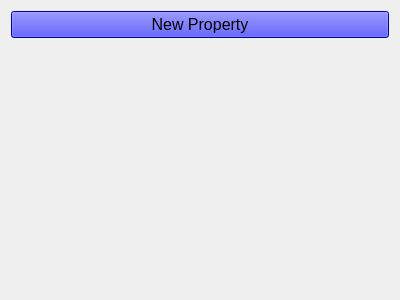
<?xml version="1.0" encoding="UTF-8"?>
<ui version="4.0">
 <class>W_Property_Manager</class>
 <widget class="QWidget" name="W_Property_Manager">
  <property name="geometry">
   <rect>
    <x>0</x>
    <y>0</y>
    <width>400</width>
    <height>300</height>
   </rect>
  </property>
  <property name="windowTitle">
   <string>Form</string>
  </property>
  <layout class="QVBoxLayout" name="verticalLayout">
   <item>
    <widget class="QPushButton" name="b_new">
     <property name="font">
      <font>
       <pointsize>12</pointsize>
      </font>
     </property>
     <property name="styleSheet">
      <string notr="true">background-color: blue;</string>
     </property>
     <property name="text">
      <string>New Property</string>
     </property>
     <property name="icon">
      <iconset resource="../resources/icons.qrc">
       <normaloff>:/assets/vcs-added.svg</normaloff>:/assets/vcs-added.svg</iconset>
     </property>
    </widget>
   </item>
   <item>
    <widget class="W_Tile_View" name="tile_view" native="true"/>
   </item>
  </layout>
 </widget>
 <customwidgets>
  <customwidget>
   <class>W_Tile_View</class>
   <extends>QWidget</extends>
   <header>w_tile_view.h</header>
   <container>1</container>
  </customwidget>
 </customwidgets>
 <resources>
  <include location="../resources/icons.qrc"/>
 </resources>
 <connections/>
</ui>
